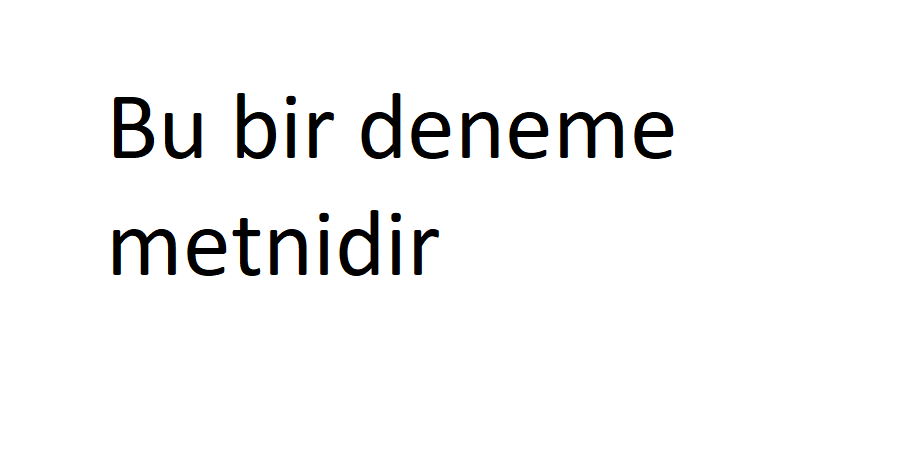
#> input picture deneme.png, 910 x 473 px
$ python main.py
#> lines starting #> are read from the running program, lines starting #| are printed output that depends on the picture; after the words box and inside, x2 and y2 are one past the last pixel; in counts of white or black regions, pixels touching at a corner belong together
import cv2  # opencv kütüphanesi
import numpy as np

from PIL import Image
import pytesseract

# Pytesseract dosya yolu
pytesseract.pytesseract.tesseract_cmd = "C:\\Program Files (x86)\\Tesseract-OCR\\tesseract.exe"

kaynak = ""


def metinOku(resim_yolu):
#> called with resim_yolu = 'deneme.png'
    image = cv2.imread(resim_yolu)  # Okunacak resmin yolunu alıyoruz
#> image is the input picture: shape (473, 910, 3); mean B, G, R 245.6, 245.6, 245.6

    # Resmi gri tona dönüştürülür
    image = cv2.cvtColor(image, cv2.COLOR_BGR2GRAY)
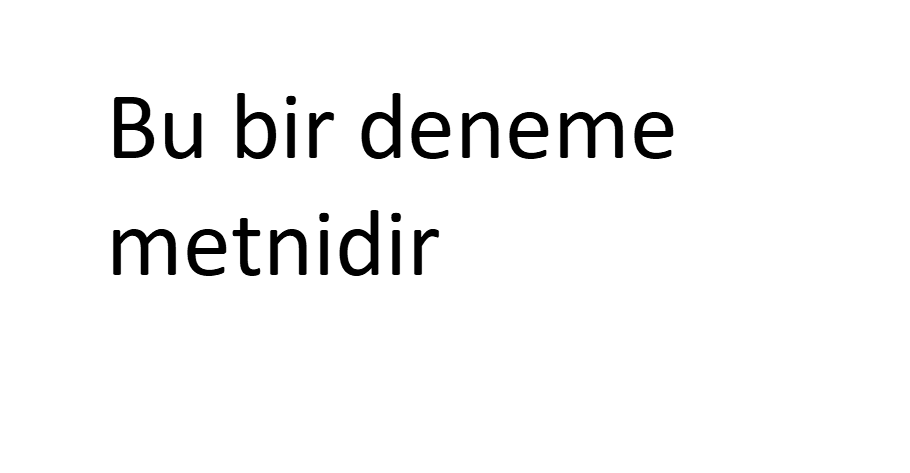
#> image: shape (473, 910); min 0, max 255, mean 245.6

    # Kernel filtresi uygulanarak kirlilik temizlenir
    kernel = np.ones((1, 1), np.uint8)
    image = cv2.erode(image, kernel, iterations=1)
    image = cv2.dilate(image, kernel, iterations=1)

    # Okunabilirlik için resimdeki gri tonlar siyaha çevrilir
    image = cv2.adaptiveThreshold(image, 255, cv2.ADAPTIVE_THRESH_GAUSSIAN_C, cv2.THRESH_BINARY, 31, 2)
#> image: shape (473, 910); 96.3% white; 22 black regions, largest, box (x1, y1, x2, y2) and area: (114, 97, 154, 158) 1328, (560, 112, 623, 158) 1273, (113, 229, 176, 275) 1273
    cv2.imwrite(kaynak + 'temizlenmisResim.png', image)

#> (the run stopped early here; a loop or call above may not have finished)
